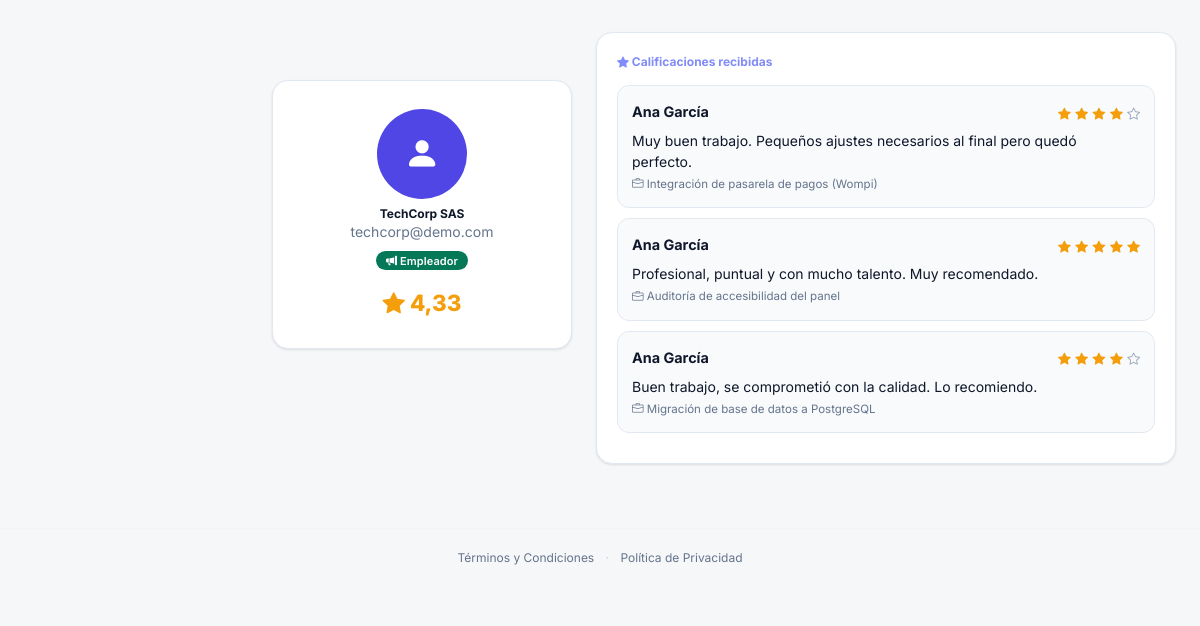
/user/49/, run on the app's committed database.
### accounts/models.py (models this page shows, shortened)
class User(AbstractUser):
    class Rol(models.TextChoices):
        ESTUDIANTE = 'estudiante', 'Estudiante'
        EMPLEADOR = 'empleador', 'Necesito un trabajo hecho'
    rol = models.CharField(max_length=20, choices=Rol.choices, default=Rol.EMPLEADOR)
    foto = models.ImageField(upload_to='perfiles/', blank=True, null=True)
    cedula = models.CharField(max_length=20, blank=True, verbose_name='Documento de identidad')
    telefono = models.CharField(max_length=20, blank=True)
    direccion = models.CharField(max_length=255, blank=True, verbose_name='Ubicación / Dirección')
    fecha_nacimiento = models.DateField(null=True, blank=True)
    habilidades = models.TextField(blank=True, help_text='Separa las habilidades con comas')
    calificacion_promedio = models.DecimalField(max_digits=3, decimal_places=2, default=0)
    universidad = models.CharField(max_length=200, blank=True)
    carrera = models.CharField(max_length=200, blank=True)
    semestre = models.PositiveSmallIntegerField(null=True, blank=True)
    foto_carnet = models.ImageField(upload_to='carnets/', blank=True, null=True, verbose_name='Foto del carnet estudiantil')
    pregunta_seguridad = models.CharField(max_length=255, blank=True)
    respuesta_seguridad = models.CharField(max_length=255, blank=True)
    is_banned = models.BooleanField(
        default=False, verbose_name='Cuenta sancionada')
    baneo_hasta = models.DateTimeField(
        null=True, blank=True, verbose_name='Suspensión hasta')
    motivo_baneo = models.TextField(blank=True, verbose_name='Motivo de la sanción')
    is_email_verified = models.BooleanField(
        default=False, verbose_name='Correo verificado')
    email_verification_token = models.UUIDField(
        null=True, blank=True, editable=False, unique=True)
    email_verification_sent_at = models.DateTimeField(null=True, blank=True)
    class Meta:
        verbose_name = 'Usuario'
        verbose_name_plural = 'Usuarios'
    @property
    def es_estudiante(self):
        return self.rol == self.Rol.ESTUDIANTE
    def __str__(self):
        return self.get_full_name() or self.username
    EMAIL_VERIFICATION_TIMEOUT_HOURS = 48

### reviews/models.py (models this page shows, shortened)
class Review(models.Model):
    autor = models.ForeignKey(settings.AUTH_USER_MODEL, on_delete=models.CASCADE, related_name='reviews_hechas')
    receptor = models.ForeignKey(settings.AUTH_USER_MODEL, on_delete=models.CASCADE, related_name='reviews_recibidas')
    trabajo = models.ForeignKey(Job, on_delete=models.CASCADE, related_name='reviews')
    puntuacion = models.PositiveSmallIntegerField(validators=[MinValueValidator(1), MaxValueValidator(5)])
    comentario = models.TextField(blank=True)
    created_at = models.DateTimeField(auto_now_add=True)
    class Meta:
        verbose_name = 'Calificación'
        verbose_name_plural = 'Calificaciones'
        unique_together = ['autor', 'receptor', 'trabajo']

### jobs/models.py (models this page shows, shortened)
class Job(models.Model):
    class Estado(models.TextChoices):
        PENDIENTE_REVISION = 'pendiente_revision', 'Pendiente de revisión'
        DISPONIBLE = 'disponible', 'Disponible'
        EN_PROCESO = 'en_proceso', 'En proceso'
        FINALIZADO = 'finalizado', 'Finalizado'
        RECHAZADO = 'rechazado', 'Rechazado'
    class Categoria(models.TextChoices):
        ACADEMICO = 'academico', 'Académico'
        TECNOLOGIA = 'tecnologia', 'Tecnología'
        DISENO = 'diseno', 'Diseño'
        REDACCION = 'redaccion', 'Redacción'
        TRADUCCION = 'traduccion', 'Traducción'
        OTRO = 'otro', 'Otro'
    class Modalidad(models.TextChoices):
        PRESENCIAL = 'presencial', 'Presencial'
        REMOTO = 'remoto', 'Remoto'
        HIBRIDO = 'hibrido', 'Híbrido'
    PUBLICOS = (Estado.DISPONIBLE, Estado.EN_PROCESO, Estado.FINALIZADO)
    ACEPTAN_POSTULACIONES = (Estado.DISPONIBLE,)
    TRANSICIONES = {
        Estado.PENDIENTE_REVISION: {Estado.DISPONIBLE, Estado.RECHAZADO},
        Estado.DISPONIBLE: {
            Estado.EN_PROCESO, Estado.FINALIZADO, Estado.PENDIENTE_REVISION,
        },
        Estado.EN_PROCESO: {Estado.FINALIZADO},
        Estado.FINALIZADO: set(),
        Estado.RECHAZADO: {Estado.PENDIENTE_REVISION},
    }
    titulo = models.CharField(max_length=200)
    descripcion = models.TextField()
    requisitos = models.TextField(blank=True, verbose_name='Requisitos')
    habilidades_requeridas = models.CharField(max_length=300, blank=True, verbose_name='Habilidades requeridas')
    pago = models.DecimalField(
        max_digits=10, decimal_places=2,
        validators=[MinValueValidator(Decimal('0'), 'El pago no puede ser negativo.')])
    estado = models.CharField(
        max_length=20, choices=Estado.choices, default=Estado.PENDIENTE_REVISION)
    categoria = models.CharField(max_length=20, choices=Categoria.choices, default=Categoria.OTRO)
    modalidad = models.CharField(max_length=20, choices=Modalidad.choices, default=Modalidad.REMOTO)
    ubicacion = models.CharField(max_length=200, blank=True, verbose_name='Ubicación')
    duracion_estimada = models.CharField(max_length=100, blank=True, verbose_name='Duración estimada')
    urgente = models.BooleanField(default=False)
    imagen = models.ImageField(upload_to='trabajos/', blank=True, null=True)
    creador = models.ForeignKey(settings.AUTH_USER_MODEL, on_delete=models.CASCADE, related_name='trabajos_creados')
    asignado = models.ForeignKey(settings.AUTH_USER_MODEL, on_delete=models.SET_NULL, null=True, blank=True, related_name='trabajos_asignados')
    fecha_limite = models.DateField()
    motivo_rechazo = models.TextField(blank=True, verbose_name='Motivo del rechazo')
    created_at = models.DateTimeField(auto_now_add=True)
    updated_at = models.DateTimeField(auto_now=True)
    class Meta:
        verbose_name = 'Trabajo'
        verbose_name_plural = 'Trabajos'
        ordering = ['-created_at']
        constraints = [
            models.CheckConstraint(
                condition=models.Q(pago__gte=Decimal('0')),
                name='jobs_job_pago_no_negativo',
            ),
        ]

### accounts/views.py (the view)
# urls.py: path('user/<int:pk>/', views.user_detail, name='user_detail'),
def user_detail(request, pk):
    user = get_object_or_404(User, pk=pk)
    return render(request, 'accounts/user_detail.html', {'profile_user': user})

### notifications/context_processors.py (called while the page is built)
def notif_count(request):
    if request.user.is_authenticated:
        return {'notif_count': Notification.objects.filter(usuario=request.user, leida=False).count()}
    return {'notif_count': 0}

### uwork/context_processors.py (called while the page is built)
def csp_nonce(request):
    return {'csp_nonce': getattr(request, 'csp_nonce', '')}

### templates/accounts/user_detail.html (shortened to what this page needs)
{% extends 'base.html' %}
{% load form_tags %}
{% block content %}
<div class="user-layout">
<aside class="user-left">
<div class="card mb-3">
    <div class="card-body text-center" style="padding: 28px 16px;">
        {% if profile_user.foto %}
        <img src="{{ profile_user.foto.url }}" alt="Foto" style="width: 90px; height: 90px; border-radius: var(--radius-full); object-fit: cover; border: 3px solid var(--primary);">
        {% else %}
        <div style="width:90px;height:90px;border-radius: var(--radius-full);background:var(--primary-solid);display:flex;align-items:center;justify-content:center;margin:0 auto;color:#fff;font-size:2.2rem;">
            <i class="bi bi-person-fill"></i>
        </div>
        {% endif %}
        <h4 class="mt-2 mb-0" style="font-size:var(--fs-xs); font-weight:700; color:var(--text);">{{ profile_user.get_full_name|default:profile_user.username }}</h4>
        <p class="small mb-1" style="color:var(--text-secondary);">{{ profile_user.email }}</p>
        <span class="badge mt-1" style="background: {% if profile_user.es_estudiante %}var(--fill-warning){% else %}var(--fill-success){% endif %}; color:#fff;">
            {% if profile_user.es_estudiante %}<i class="bi bi-mortarboard-fill"></i> Estudiante{% else %}<i class="bi bi-megaphone-fill"></i> Empleador{% endif %}
        </span>
        <div class="mt-3">
            <span style="font-size:1.4rem; font-weight:800; color:var(--star-active);">
                <i class="bi bi-star-fill"></i> {{ profile_user.calificacion_promedio }}
            </span>
        </div>
    </div>
</div>
</aside>
<section>
<div class="card">
    <div class="card-body">
        <div style="font-size:var(--fs-xs); font-weight:700; color:var(--primary-light); margin-bottom:14px;">
            <i class="bi bi-star-fill"></i> Calificaciones recibidas
        </div>
        {% for review in profile_user.reviews_recibidas.all %}
        <div style="background:var(--surface-alt); border:1px solid var(--border); border-radius: var(--radius-md); padding:14px; margin-bottom:10px;">
            <div style="display:flex; justify-content:space-between; align-items:center; margin-bottom:6px;">
                <strong style="font-size:0.9rem; color:var(--text);">{{ review.autor }}</strong>
                <span>
                    {% for i in "12345" %}
                        {% if forloop.counter <= review.puntuacion %}<i class="bi bi-star-fill" style="color:var(--star-active);font-size:0.8rem;"></i>{% else %}<i class="bi bi-star" style="color:var(--star-inactive);font-size:0.8rem;"></i>{% endif %}
                    {% endfor %}
                </span>
            </div>
            {% if review.comentario %}<p class="mb-1 small" style="color:var(--text); line-height:1.5;">{{ review.comentario }}</p>{% endif %}
            <div style="font-size:0.72rem; color:var(--text-secondary);"><i class="bi bi-briefcase"></i> {{ review.trabajo.titulo }}</div>
        </div>
        {% empty %}
        <div class="text-center" style="padding:40px 0;">
            <i class="bi bi-star" style="font-size:2.5rem; color:var(--text-secondary); opacity:0.4;"></i>
            <p class="small mt-2 mb-0" style="color:var(--text-secondary);">Sin calificaciones aún</p>
        </div>
        {% endfor %}
    </div>
</div>
</section>
</div>
{% endblock %}

### static/css/style.css (style rules this page uses)
:root { --primary: #4F46E5; --primary-solid: #4F46E5; --primary-solid-hover: #4338CA; --primary-light: #818CF8; --primary-dark: #4338CA; --brand-soft: #EEF2FF; --brand-ink: #3730A3; --accent: #F59E0B; --ink-50: #F8FAFC; --ink-100: #F1F5F9; --ink-200: #E2E8F0; --ink-300: #CBD5E1; --ink-400: #94A3B8; --ink-500: #64748B; --ink-600: #475569; --ink-700: #334155; --ink-900: #0F172A; --bg: #F6F7F9; --bg-secondary: #EDEFF3; --surface: #FFFFFF; --surface-alt: #F8FAFC; --surface-sunken: #F1F5F9; --text: var(--ink-900); --text-secondary: var(--ink-500); --text-muted: var(--ink-400); --border: var(--ink-200); --border-light: var(--ink-100); --border-strong: var(--ink-300); --input-bg: #FFFFFF; --input-border: #8290A5; --input-placeholder: var(--ink-500); --select-option-bg: #FFFFFF; --state-success: #047857; --state-success-soft: #ECFDF5; --state-warning: #B45309; --state-warning-soft: #FEF3C7; --state-danger: #B91C1C; --state-danger-soft: #FEE2E2; --state-info: #1D4ED8; --state-info-soft: #DBEAFE; --state-neutral: var(--ink-600); --state-neutral-soft: var(--ink-100); --money: var(--state-success); --star-active: #F59E0B; --star-inactive: var(--ink-400); --fill-success: #047857; --fill-warning: #B45309; --fill-danger: #B91C1C; --radius-xs: 6px; --radius-sm: 8px; --radius-md: 12px; --radius-lg: 16px; --radius-xl: 20px; --radius-full: 999px; --space-1: 4px; --space-2: 8px; --space-3: 12px; --space-4: 16px; --space-5: 20px; --space-6: 24px; --space-8: 32px; --space-10: 40px; --space-12: 48px; --fs-2xs: .6875rem; --fs-xs: .75rem; --fs-sm: .8125rem; --fs-base: .875rem; --fs-md: 1rem; --fs-lg: 1.125rem; --fs-xl: 1.375rem; --fs-2xl: 1.75rem; --fs-3xl: 2.25rem; --shadow-xs: 0 1px 2px rgba(15,23,42,.06); --shadow-sm: 0 1px 3px rgba(15,23,42,.08), 0 1px 2px rgba(15,23,42,.04); --shadow-md: 0 6px 16px rgba(15,23,42,.09), 0 2px 4px rgba(15,23,42,.04); --shadow-lg: 0 16px 40px rgba(15,23,42,.13), 0 4px 10px rgba(15,23,42,.05); --shadow-brand: 0 1px 2px rgba(79,70,229,.24); --w-content: 600px; --w-wide: 960px; --w-panel: 320px; --grad-brand: linear-gradient(135deg, var(--primary-solid) 0%, var(--primary-solid-hover) 100%); --grad-success: linear-gradient(135deg, #10B981 0%, #059669 100%); --grad-warning: linear-gradient(135deg, #F59E0B 0%, #D97706 100%); --grad-info: linear-gradient(135deg, #3B82F6 0%, #1D4ED8 100%); --nav-bg: rgba(255,255,255,0.88); --nav-border: var(--ink-200); --nav-text: var(--ink-600); --nav-text-hover: var(--ink-900); --nav-height: 60px; --safe-bottom: env(safe-area-inset-bottom, 0px); --safe-top: env(safe-area-inset-top, 0px); --sidebar-width: 248px; --topbar-height: 52px; --card-bg: var(--surface); --card-border: var(--border); --card-shadow: var(--shadow-sm); --badge-indigo-bg: var(--brand-soft); --badge-indigo-text: var(--brand-ink); --badge-blue-bg: var(--state-info-soft); --badge-blue-text: var(--state-info); --badge-amber-bg: var(--state-warning-soft); --badge-amber-text: var(--state-warning); --badge-red-bg: var(--state-danger-soft); --badge-red-text: var(--state-danger); --badge-green-bg: var(--state-success-soft); --badge-green-text: var(--state-success); --badge-gray-bg: var(--state-neutral-soft); --badge-gray-text: var(--state-neutral); --icon-indigo-bg: var(--brand-soft); --icon-blue-bg: var(--state-info-soft); --icon-amber-bg: var(--state-warning-soft); --icon-green-bg: var(--state-success-soft); --icon-red-bg: var(--state-danger-soft); --icon-purple-bg: var(--brand-soft); --icon-purple-text: var(--brand-ink); --toast-bg: rgba(255,255,255,0.96); --toast-text: var(--ink-900); --scrollbar-thumb: rgba(15,23,42,.14); --scrollbar-hover: rgba(15,23,42,.24); --close-filter: none; }
* { box-sizing: border-box; }
body { font-family: 'Inter', -apple-system, BlinkMacSystemFont, sans-serif; background: var(--bg); color: var(--text); min-height: 100vh; min-height: 100dvh; margin: 0; padding-bottom: calc(var(--nav-height) + var(--safe-bottom) + 12px); -webkit-font-smoothing: antialiased; -webkit-tap-highlight-color: transparent; }

### templates/base.html (style rules this page uses)
.card { border: 1px solid var(--card-border); background: var(--card-bg); border-radius: var(--radius-lg); box-shadow: var(--shadow-sm); overflow: hidden; }
.card-body { padding: var(--space-4); }
.badge { border-radius: var(--radius-full); font-weight: 600; padding: 4px 10px; font-size: var(--fs-2xs); letter-spacing: .01em; }
@media (min-width: 992px) { body { padding-bottom: 0; } }
@media (min-width: 992px) { .card-body { padding: var(--space-5); } }

### data on the page
User: get_full_name "TechCorp SAS", email "techcorp@demo.com", calificacion_promedio "4,33"
Review: autor "Ana García", puntuacion 4 (drawn), comentario "Muy buen trabajo. Pequeños ajustes necesarios al final pero quedó perfecto.", trabajo.titulo "Integración de pasarela de pagos (Wompi)"
Review: autor "Ana García", puntuacion 5 (drawn), comentario "Profesional, puntual y con mucho talento. Muy recomendado.", trabajo.titulo "Auditoría de accesibilidad del panel"
Review: autor "Ana García", puntuacion 4 (drawn), comentario "Buen trabajo, se comprometió con la calidad. Lo recomiendo.", trabajo.titulo "Migración de base de datos a PostgreSQL"
